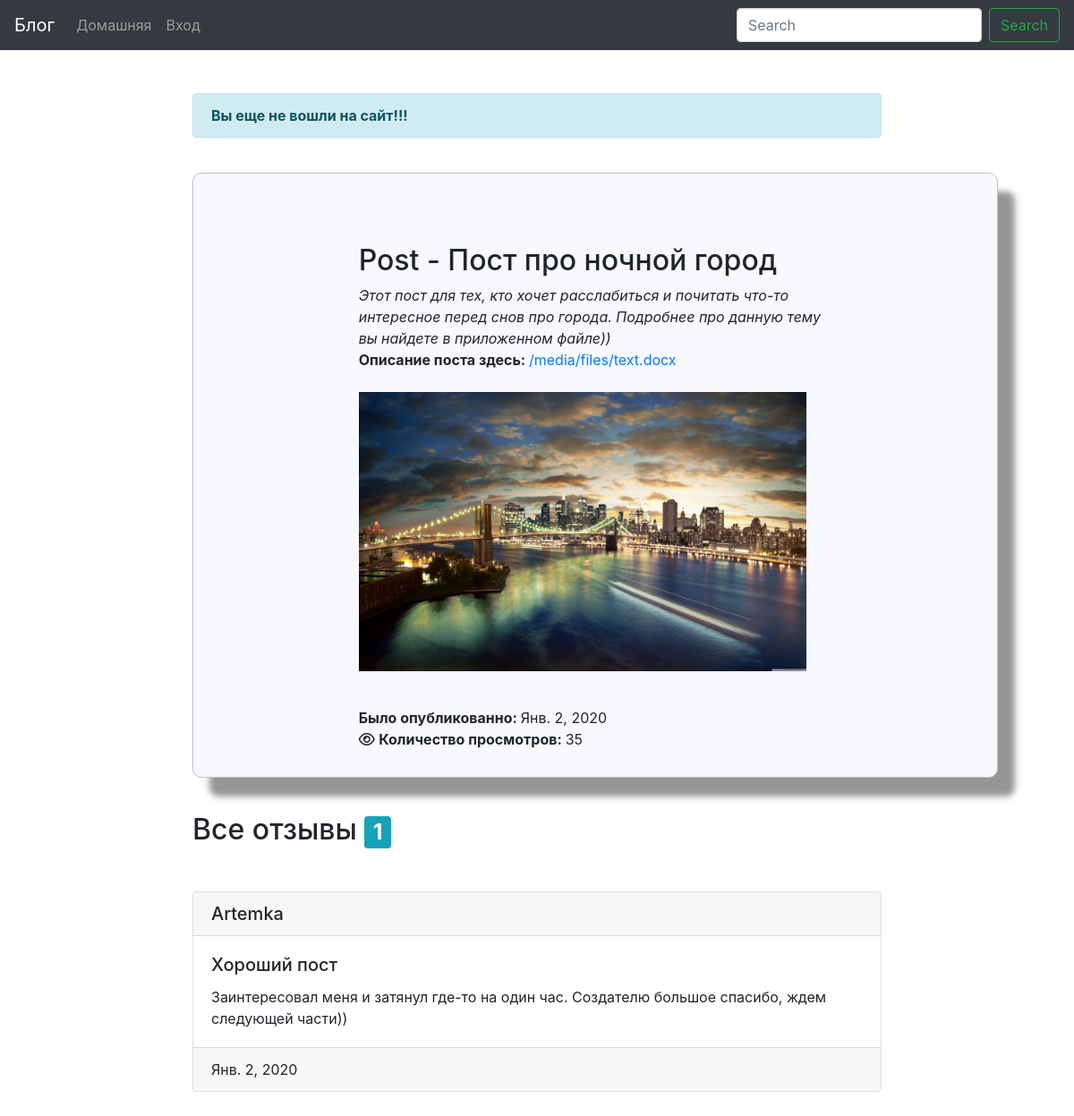
/blog/detail/6/, run on the app's committed database.
### blog/models.py (models this page shows, shortened)
class Post(models.Model):
	user = models.ForeignKey(User, blank=True, null=True, on_delete=models.CASCADE)
	title = models.CharField("Название поста", max_length=100, unique=True, db_index=True)
	body = models.TextField("Тело поста", db_index=True, blank=True)
	date_pub = models.DateField(auto_now_add=True, blank=True, null=True)
	picture = models.ImageField(upload_to="pictures/", null=True, blank=True, default='default/default.jpg')
	files = models.FileField(upload_to="files/", default="")
	views = models.IntegerField(default = 0)
	comments = models.ManyToManyField("Comment", blank=True, related_name="posts")

class Comment(models.Model):
	user = models.ForeignKey(User, blank=True, null=True, on_delete=models.CASCADE)
	title = models.CharField("Название комментария", max_length=100)
	desc = models.TextField("Описание комментария")
	date_pub = models.DateField(auto_now_add=True, blank=True, null=True)

### blog/views.py (the view, shortened to what this page needs)
# urls.py: path("detail/<str:id>/", DetailPage.as_view(), name="detail_page"),
class DetailPage(View):
	def get(self, request, id):
		form = CommentForm()
		post = get_object_or_404(Post, id=id)
		comments = post.comments.all()
		post.views += 1
		post.save()
		return render(request, "blog/detail_post.html", context={"comments": comments, "post": post, "form": form})

### blog/forms.py
class CommentForm(forms.ModelForm):
	class Meta:
		model = Comment
		fields = ['title', "desc"]
		widgets = {
			"title": forms.TextInput(attrs={"placeholder": "Навазние", "autocomplete": "off"}),
			"desc": forms.Textarea(attrs={"placeholder": "Тело комментария", "autocomplete": "off"})
		}
		labels = {
			"title": _("Название комментария"),
			"body": _("Описание комментария;")
		}

### blog/templates/blog/detail_post.html (shortened to what this page needs)
{% extends "blog/base_app.html" %}
{% block content %}
	{% load crispy_forms_tags %}
	<div class="detail__block">
		<div class="container col-8">
			<h2 class="mt-5">Post - {{ post.title }}</h2>
			<em>{{ post.body }}</em>
			{% if post.files %}
				<p><strong>Описание поста здесь: </strong><a href="{{ post.files.url }}">{{ post.files.url }}</a></p>
			{% endif %}
			<br/>
			<p><img src="{{ post.picture.url }}" width="500px" height="auto" alt="Нет картинки"></p><br/>
			<p class="mt-3"><strong>Было опубликованно: </strong> {{ post.date_pub }}</p>
			<p><i class="fa fa-eye" aria-hidden="true"></i> <strong>Количество просмотров: </strong> {{ post.views }}</p>
		</div>
	</div>
	{% if comments %}
		<h2 class="mt-3">Все отзывы <span class="badge badge-info">{{ post.comments.count }}</span></h2>
		{% for comment in comments %}
			<div class="card mt-5 mb-5">
				<h5 class="card-header">{{ comment.user }}</h5>
				<div class="card-body">
					<h5 class="card-title">{{ comment.title }}</h5>
					<p class="card-text">{{ comment.desc }}</p>
				</div>
				<div class="card-footer">
					{{ comment.date_pub }}
				</div>
			</div>
		{% endfor %}
	{% else %}
		<h5>Нет комментариев к этому посту!</h5>
	{% endif %}
{% endblock %}

### static/css/styles.css (style rules this page uses)
* { box-sizing: border-box; }
p { margin: 0; padding: 0; }
.detail__block { border: 1px solid silver; border-radius: 10px; padding: 30px; margin-top: 5%; width: 900px; margin: 5% auto; background: ghostwhite; -webkit-box-shadow: 19px 21px 7px 0px rgba(49, 52, 50, 0.52); -moz-box-shadow: 19px 21px 7px 0px rgba(49, 52, 50, 0.52); box-shadow: 19px 21px 7px 0px rgba(49, 52, 50, 0.52); }

### data on the page
Post: title "Пост про ночной город", body "Этот пост для тех, кто хочет расслабиться и почитать что-то интересное перед снов про города. Подробнее про данную тему вы найдете в приложенном файле))", files "/media/files/text.docx", picture (picture), date_pub "Янв. 2, 2020", views "35", comments.count "1"
Comment: user "Artemka", title "Хороший пост", desc "Заинтересовал меня и затянул где-то на один час. Создателю большое спасибо, ждем следующей части))", date_pub "Янв. 2, 2020"
